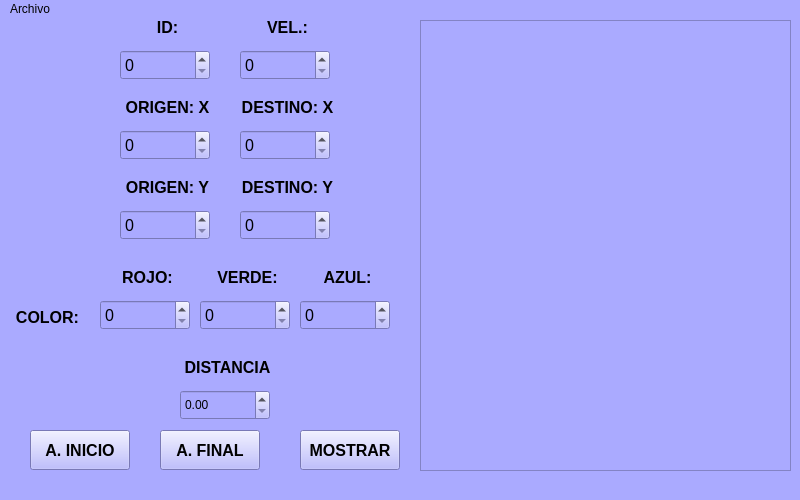
<?xml version="1.0" encoding="UTF-8"?>
<ui version="4.0">
 <class>MainWindow</class>
 <widget class="QMainWindow" name="MainWindow">
  <property name="geometry">
   <rect>
    <x>0</x>
    <y>0</y>
    <width>800</width>
    <height>500</height>
   </rect>
  </property>
  <property name="minimumSize">
   <size>
    <width>500</width>
    <height>500</height>
   </size>
  </property>
  <property name="maximumSize">
   <size>
    <width>800</width>
    <height>500</height>
   </size>
  </property>
  <property name="windowTitle">
   <string>MainWindow</string>
  </property>
  <widget class="QWidget" name="centralwidget">
   <widget class="QWidget" name="widget" native="true">
    <property name="geometry">
     <rect>
      <x>0</x>
      <y>0</y>
      <width>800</width>
      <height>500</height>
     </rect>
    </property>
    <property name="sizePolicy">
     <sizepolicy hsizetype="Preferred" vsizetype="Preferred">
      <horstretch>0</horstretch>
      <verstretch>0</verstretch>
     </sizepolicy>
    </property>
    <property name="minimumSize">
     <size>
      <width>500</width>
      <height>500</height>
     </size>
    </property>
    <property name="maximumSize">
     <size>
      <width>800</width>
      <height>500</height>
     </size>
    </property>
    <property name="styleSheet">
     <string notr="true">background-color: rgb(170, 170, 255);</string>
    </property>
    <widget class="QMenuBar" name="menubar">
     <property name="geometry">
      <rect>
       <x>0</x>
       <y>0</y>
       <width>800</width>
       <height>26</height>
      </rect>
     </property>
     <widget class="QMenu" name="menuArchivo">
      <property name="title">
       <string>Archivo</string>
      </property>
      <addaction name="actionAbrir"/>
      <addaction name="actionGuardar"/>
     </widget>
     <addaction name="menuArchivo"/>
    </widget>
    <widget class="QLabel" name="labelColorVerde">
     <property name="geometry">
      <rect>
       <x>200</x>
       <y>260</y>
       <width>95</width>
       <height>35</height>
      </rect>
     </property>
     <property name="font">
      <font>
       <family>Arial</family>
       <pointsize>12</pointsize>
       <weight>75</weight>
       <bold>true</bold>
      </font>
     </property>
     <property name="text">
      <string>VERDE:</string>
     </property>
     <property name="alignment">
      <set>Qt::AlignCenter</set>
     </property>
    </widget>
    <widget class="QSpinBox" name="id">
     <property name="geometry">
      <rect>
       <x>120</x>
       <y>50</y>
       <width>90</width>
       <height>30</height>
      </rect>
     </property>
     <property name="font">
      <font>
       <family>Arial</family>
       <pointsize>12</pointsize>
      </font>
     </property>
     <property name="cursor">
      <cursorShape>PointingHandCursor</cursorShape>
     </property>
     <property name="wrapping">
      <bool>false</bool>
     </property>
     <property name="maximum">
      <number>9999</number>
     </property>
    </widget>
    <widget class="QLabel" name="labelCOLOR">
     <property name="geometry">
      <rect>
       <x>0</x>
       <y>300</y>
       <width>95</width>
       <height>35</height>
      </rect>
     </property>
     <property name="font">
      <font>
       <family>Arial</family>
       <pointsize>12</pointsize>
       <weight>75</weight>
       <bold>true</bold>
      </font>
     </property>
     <property name="text">
      <string>COLOR:</string>
     </property>
     <property name="alignment">
      <set>Qt::AlignCenter</set>
     </property>
    </widget>
    <widget class="QLabel" name="labelColorRojo">
     <property name="geometry">
      <rect>
       <x>100</x>
       <y>260</y>
       <width>95</width>
       <height>35</height>
      </rect>
     </property>
     <property name="font">
      <font>
       <family>Arial</family>
       <pointsize>12</pointsize>
       <weight>75</weight>
       <bold>true</bold>
      </font>
     </property>
     <property name="text">
      <string>ROJO:</string>
     </property>
     <property name="alignment">
      <set>Qt::AlignCenter</set>
     </property>
    </widget>
    <widget class="QSpinBox" name="destinoY">
     <property name="geometry">
      <rect>
       <x>240</x>
       <y>210</y>
       <width>90</width>
       <height>30</height>
      </rect>
     </property>
     <property name="font">
      <font>
       <family>Arial</family>
       <pointsize>12</pointsize>
      </font>
     </property>
     <property name="cursor">
      <cursorShape>PointingHandCursor</cursorShape>
     </property>
     <property name="wrapping">
      <bool>false</bool>
     </property>
     <property name="maximum">
      <number>500</number>
     </property>
    </widget>
    <widget class="QSpinBox" name="rojo">
     <property name="geometry">
      <rect>
       <x>100</x>
       <y>300</y>
       <width>90</width>
       <height>30</height>
      </rect>
     </property>
     <property name="font">
      <font>
       <family>Arial</family>
       <pointsize>12</pointsize>
      </font>
     </property>
     <property name="cursor">
      <cursorShape>PointingHandCursor</cursorShape>
     </property>
     <property name="wrapping">
      <bool>false</bool>
     </property>
     <property name="maximum">
      <number>255</number>
     </property>
    </widget>
    <widget class="QLabel" name="labelVELOCIDAD">
     <property name="geometry">
      <rect>
       <x>240</x>
       <y>10</y>
       <width>95</width>
       <height>35</height>
      </rect>
     </property>
     <property name="font">
      <font>
       <family>Arial</family>
       <pointsize>12</pointsize>
       <weight>75</weight>
       <bold>true</bold>
      </font>
     </property>
     <property name="text">
      <string>VEL.:</string>
     </property>
     <property name="alignment">
      <set>Qt::AlignCenter</set>
     </property>
    </widget>
    <widget class="QLabel" name="labelORIGEN_X">
     <property name="geometry">
      <rect>
       <x>120</x>
       <y>90</y>
       <width>95</width>
       <height>35</height>
      </rect>
     </property>
     <property name="font">
      <font>
       <family>Arial</family>
       <pointsize>12</pointsize>
       <weight>75</weight>
       <bold>true</bold>
      </font>
     </property>
     <property name="text">
      <string>ORIGEN: X</string>
     </property>
     <property name="alignment">
      <set>Qt::AlignCenter</set>
     </property>
    </widget>
    <widget class="QSpinBox" name="velocidad">
     <property name="geometry">
      <rect>
       <x>240</x>
       <y>50</y>
       <width>90</width>
       <height>30</height>
      </rect>
     </property>
     <property name="font">
      <font>
       <family>Arial</family>
       <pointsize>12</pointsize>
      </font>
     </property>
     <property name="cursor">
      <cursorShape>PointingHandCursor</cursorShape>
     </property>
     <property name="wrapping">
      <bool>false</bool>
     </property>
     <property name="maximum">
      <number>9999</number>
     </property>
    </widget>
    <widget class="QSpinBox" name="destinoX">
     <property name="geometry">
      <rect>
       <x>240</x>
       <y>130</y>
       <width>90</width>
       <height>30</height>
      </rect>
     </property>
     <property name="font">
      <font>
       <family>Arial</family>
       <pointsize>12</pointsize>
      </font>
     </property>
     <property name="cursor">
      <cursorShape>PointingHandCursor</cursorShape>
     </property>
     <property name="wrapping">
      <bool>false</bool>
     </property>
     <property name="maximum">
      <number>500</number>
     </property>
    </widget>
    <widget class="QLabel" name="labelDESTINO_X">
     <property name="geometry">
      <rect>
       <x>240</x>
       <y>90</y>
       <width>95</width>
       <height>35</height>
      </rect>
     </property>
     <property name="font">
      <font>
       <family>Arial</family>
       <pointsize>12</pointsize>
       <weight>75</weight>
       <bold>true</bold>
      </font>
     </property>
     <property name="text">
      <string>DESTINO: X</string>
     </property>
     <property name="alignment">
      <set>Qt::AlignCenter</set>
     </property>
    </widget>
    <widget class="QLabel" name="labelID">
     <property name="geometry">
      <rect>
       <x>120</x>
       <y>10</y>
       <width>95</width>
       <height>35</height>
      </rect>
     </property>
     <property name="font">
      <font>
       <family>Arial</family>
       <pointsize>12</pointsize>
       <weight>75</weight>
       <bold>true</bold>
      </font>
     </property>
     <property name="text">
      <string>ID:</string>
     </property>
     <property name="alignment">
      <set>Qt::AlignCenter</set>
     </property>
    </widget>
    <widget class="QLabel" name="labelColorAzul">
     <property name="geometry">
      <rect>
       <x>300</x>
       <y>260</y>
       <width>95</width>
       <height>35</height>
      </rect>
     </property>
     <property name="font">
      <font>
       <family>Arial</family>
       <pointsize>12</pointsize>
       <weight>75</weight>
       <bold>true</bold>
      </font>
     </property>
     <property name="text">
      <string>AZUL:</string>
     </property>
     <property name="alignment">
      <set>Qt::AlignCenter</set>
     </property>
    </widget>
    <widget class="QLabel" name="labelDESTINO_Y">
     <property name="geometry">
      <rect>
       <x>240</x>
       <y>170</y>
       <width>95</width>
       <height>35</height>
      </rect>
     </property>
     <property name="font">
      <font>
       <family>Arial</family>
       <pointsize>12</pointsize>
       <weight>75</weight>
       <bold>true</bold>
      </font>
     </property>
     <property name="text">
      <string>DESTINO: Y</string>
     </property>
     <property name="alignment">
      <set>Qt::AlignCenter</set>
     </property>
    </widget>
    <widget class="QSpinBox" name="verde">
     <property name="geometry">
      <rect>
       <x>200</x>
       <y>300</y>
       <width>90</width>
       <height>30</height>
      </rect>
     </property>
     <property name="font">
      <font>
       <family>Arial</family>
       <pointsize>12</pointsize>
      </font>
     </property>
     <property name="cursor">
      <cursorShape>PointingHandCursor</cursorShape>
     </property>
     <property name="wrapping">
      <bool>false</bool>
     </property>
     <property name="maximum">
      <number>255</number>
     </property>
    </widget>
    <widget class="QSpinBox" name="origenY">
     <property name="geometry">
      <rect>
       <x>120</x>
       <y>210</y>
       <width>90</width>
       <height>30</height>
      </rect>
     </property>
     <property name="font">
      <font>
       <family>Arial</family>
       <pointsize>12</pointsize>
      </font>
     </property>
     <property name="cursor">
      <cursorShape>PointingHandCursor</cursorShape>
     </property>
     <property name="wrapping">
      <bool>false</bool>
     </property>
     <property name="maximum">
      <number>500</number>
     </property>
    </widget>
    <widget class="QSpinBox" name="azul">
     <property name="geometry">
      <rect>
       <x>300</x>
       <y>300</y>
       <width>90</width>
       <height>30</height>
      </rect>
     </property>
     <property name="font">
      <font>
       <family>Arial</family>
       <pointsize>12</pointsize>
      </font>
     </property>
     <property name="cursor">
      <cursorShape>PointingHandCursor</cursorShape>
     </property>
     <property name="wrapping">
      <bool>false</bool>
     </property>
     <property name="maximum">
      <number>255</number>
     </property>
    </widget>
    <widget class="QSpinBox" name="origenX">
     <property name="geometry">
      <rect>
       <x>120</x>
       <y>130</y>
       <width>90</width>
       <height>30</height>
      </rect>
     </property>
     <property name="font">
      <font>
       <family>Arial</family>
       <pointsize>12</pointsize>
      </font>
     </property>
     <property name="cursor">
      <cursorShape>PointingHandCursor</cursorShape>
     </property>
     <property name="wrapping">
      <bool>false</bool>
     </property>
     <property name="maximum">
      <number>500</number>
     </property>
    </widget>
    <widget class="QLabel" name="labelORIGEN_Y">
     <property name="geometry">
      <rect>
       <x>120</x>
       <y>170</y>
       <width>95</width>
       <height>35</height>
      </rect>
     </property>
     <property name="font">
      <font>
       <family>Arial</family>
       <pointsize>12</pointsize>
       <weight>75</weight>
       <bold>true</bold>
      </font>
     </property>
     <property name="text">
      <string>ORIGEN: Y</string>
     </property>
     <property name="alignment">
      <set>Qt::AlignCenter</set>
     </property>
    </widget>
    <widget class="QPushButton" name="abInicio">
     <property name="geometry">
      <rect>
       <x>30</x>
       <y>430</y>
       <width>100</width>
       <height>40</height>
      </rect>
     </property>
     <property name="font">
      <font>
       <family>Arial</family>
       <pointsize>12</pointsize>
       <weight>75</weight>
       <bold>true</bold>
      </font>
     </property>
     <property name="text">
      <string>A. INICIO</string>
     </property>
    </widget>
    <widget class="QDoubleSpinBox" name="distancia">
     <property name="enabled">
      <bool>true</bool>
     </property>
     <property name="geometry">
      <rect>
       <x>180</x>
       <y>390</y>
       <width>90</width>
       <height>30</height>
      </rect>
     </property>
     <property name="decimals">
      <number>2</number>
     </property>
    </widget>
    <widget class="QLabel" name="labelDistancia">
     <property name="geometry">
      <rect>
       <x>180</x>
       <y>350</y>
       <width>95</width>
       <height>35</height>
      </rect>
     </property>
     <property name="font">
      <font>
       <family>Arial</family>
       <pointsize>12</pointsize>
       <weight>75</weight>
       <bold>true</bold>
      </font>
     </property>
     <property name="text">
      <string>DISTANCIA</string>
     </property>
     <property name="alignment">
      <set>Qt::AlignCenter</set>
     </property>
    </widget>
    <widget class="QPlainTextEdit" name="plainTextEditor">
     <property name="geometry">
      <rect>
       <x>420</x>
       <y>20</y>
       <width>371</width>
       <height>451</height>
      </rect>
     </property>
    </widget>
    <widget class="QPushButton" name="abMostrar">
     <property name="geometry">
      <rect>
       <x>300</x>
       <y>430</y>
       <width>100</width>
       <height>40</height>
      </rect>
     </property>
     <property name="font">
      <font>
       <family>Arial</family>
       <pointsize>12</pointsize>
       <weight>75</weight>
       <bold>true</bold>
      </font>
     </property>
     <property name="text">
      <string>MOSTRAR</string>
     </property>
    </widget>
    <widget class="QPushButton" name="abFinal">
     <property name="geometry">
      <rect>
       <x>160</x>
       <y>430</y>
       <width>100</width>
       <height>40</height>
      </rect>
     </property>
     <property name="font">
      <font>
       <family>Arial</family>
       <pointsize>12</pointsize>
       <weight>75</weight>
       <bold>true</bold>
      </font>
     </property>
     <property name="text">
      <string>A. FINAL</string>
     </property>
    </widget>
   </widget>
  </widget>
  <action name="actionAbrir">
   <property name="text">
    <string>Abrir</string>
   </property>
  </action>
  <action name="actionGuardar">
   <property name="text">
    <string>Guardar</string>
   </property>
  </action>
 </widget>
 <resources/>
 <connections/>
</ui>
